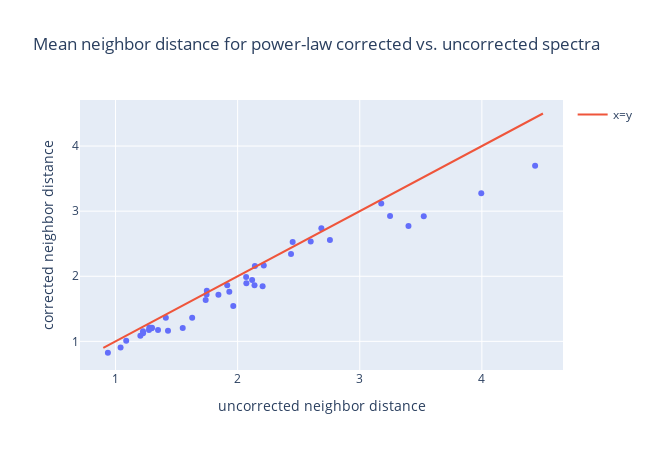

The notebook cell this image was saved under:
### Code cell
# nn_ext = np.loadtxt('/media/bartosz/USB STICK/highz_data/highZ_NN_ext.txt', dtype='str')
# nn_subtr = np.loadtxt('/media/bartosz/USB STICK/highz_data/highZ_NN_subtr.txt', dtype='str')

# nn_ext = np.loadtxt('/media/bartosz/USB STICK/highz_data/highZ_NN_ext_2.txt', dtype='str')
# nn_subtr = np.loadtxt('/media/bartosz/USB STICK/highz_data/highZ_NN_ext_splinePL.txt', dtype='str')

nn_ext = np.loadtxt('/media/bartosz/USB STICK/highz_data/highZ_NN_uncorr.txt', dtype='str')
nn_subtr = np.loadtxt('/media/bartosz/USB STICK/highz_data/highZ_NN_ext_plclbound.txt', dtype='str')

# nn_ext = np.loadtxt('/media/bartosz/USB STICK/highz_data/highZ_NN_ext.txt', dtype='str')
# nn_subtr = np.loadtxt('/media/bartosz/USB STICK/highz_data/highZ_NN_subtr.txt', dtype='str')


nn_ext_dist = [[float(nn) for nn in NN[6:]] for NN in nn_ext]
nn_subtr_dist = [[float(nn) for nn in NN[6:]] for NN in nn_subtr]

nn_ext_mean = [np.mean(nn) for nn in nn_ext_dist]
nn_subtr_mean = [np.mean(nn) for nn in nn_subtr_dist]


data = {
    'uncorrected neighbor distance': nn_ext_mean,
    'corrected neighbor distance': nn_subtr_mean,
    'name': nn_ext[:,0]  
}

df = pd.DataFrame(data)


fig = px.scatter(df, x='uncorrected neighbor distance', y='corrected neighbor distance', hover_data=['name'], title='Mean neighbor distance for power-law corrected vs. uncorrected spectra')
fig.add_scatter(x=[0.9, 4.5], y=[0.9, 4.5], mode='lines', name='x=y')
# fig.add_scatter(x=[nn_ext_mean[21]],y=[nn_subtr_mean[21]],name='PSOJ340-18')
#fig.write_image('plots/powerlaw_corr.pdf')
fig.update_layout(
    autosize=False,
    width=650,
    height=450,
)
# fig.write_image('plots/analysis_plots/dN_corr_vs_uncorr.png')
fig.show()

N=0
for n in range(len(nn_subtr_mean)):
    if nn_subtr_mean[n]>nn_ext_mean[n]:
        N+=1

print(N)
print(np.where(nn_ext[:,0]=='PSOJ340-18'))

### Figure 1 — Plotly figure (JSON) as saved in the notebook; plotly's stock layout.template omitted (floating-point values rounded to 4 significant figures)
{"data": [{"customdata": [["ATLASJ025.6821-33.4627"], ["CFHQSJ1509-1749"], ["PSOJ036+03"], ["SDSSJ0100+2802"], ["SDSSJ0818+1722"], ["SDSSJ0836+0054"], ["SDSSJ0927+2001"], ["SDSSJ1030+0524"], ["SDSSJ1306+0356"], ["ULASJ0148+0600"], ["ULASJ1319+0950"], ["J0108+0711"], ["J1335-0328"], ["J2100-1715"], ["J2207-0416"], ["PSOJ004+17"], ["PSOJ011+09"], ["PSOJ056-16"], ["PSOJ159-02"], ["PSOJ215.1514-16.0417"], ["PSOJ308-21"], ["PSOJ340-18"], ["ULASJ1207+0630"], ["VDESJ0330-4025"], ["VIKJ0046-2837"], ["VIKJ2318-3029"], ["PSOJ060+24"], ["PSOJ242-12"], ["PSOJ308-27"], ["PSOJ359-06"], ["J1212+0505"], ["PSOJ025-11"], ["PSOJ217-16"], ["VDESJ0224-4711"], ["PSOJ158-14"], ["PSOJ029-29"], ["PSOJ323+12"], ["PSOJ183-12"], ["J1535+1943"], ["ATLASJ029.9915-36.5658"]], "hovertemplate": "uncorrected neighbor distance=%{x}<br>corrected neighbor distance=%{y}<br>name=%{customdata[0]}<extra></extra>", "legendgroup": "", "marker": {"color": "#636efa", "symbol": "circle"}, "mode": "markers", "name": "", "orientation": "v", "showlegend": false, "type": "scatter", "x": [1.274, 1.225, 1.226, 0.9377, 1.55, 1.738, 1.204, 1.964, 1.088, 1.915, 1.042, 1.628, 1.296, 2.451, 2.205, 1.746, 2.119, 3.248, 2.437, 3.995, 2.07, 2.598, 2.756, 1.412, 3.176, 3.399, 2.214, 2.138, 2.072, 2.686, 1.43, 1.843, 1.748, 3.524, 1.932, 1.348, 2.141, 1.299, 4.436, 1.277], "xaxis": "x", "y": [1.176, 1.157, 1.126, 0.8252, 1.205, 1.636, 1.087, 1.542, 1.009, 1.861, 0.9069, 1.365, 1.203, 2.528, 1.846, 1.72, 1.943, 2.924, 2.341, 3.276, 1.989, 2.535, 2.557, 1.364, 3.118, 2.771, 2.167, 1.862, 1.894, 2.738, 1.162, 1.715, 1.777, 2.92, 1.761, 1.175, 2.158, 1.211, 3.698, 1.214], "yaxis": "y"}, {"mode": "lines", "name": "x=y", "type": "scatter", "x": [0.9, 4.5], "y": [0.9, 4.5]}], "layout": {"autosize": false, "height": 450, "legend": {"tracegroupgap": 0}, "title": {"text": "Mean neighbor distance for power-law corrected vs. uncorrected spectra"}, "width": 650, "xaxis": {"anchor": "y", "autorange": true, "domain": [0, 1], "range": [0.7091, 4.664], "title": {"text": "uncorrected neighbor distance"}, "type": "linear"}, "yaxis": {"anchor": "x", "autorange": true, "domain": [0, 1], "range": [0.5603, 4.707], "title": {"text": "corrected neighbor distance"}, "type": "linear"}}}
